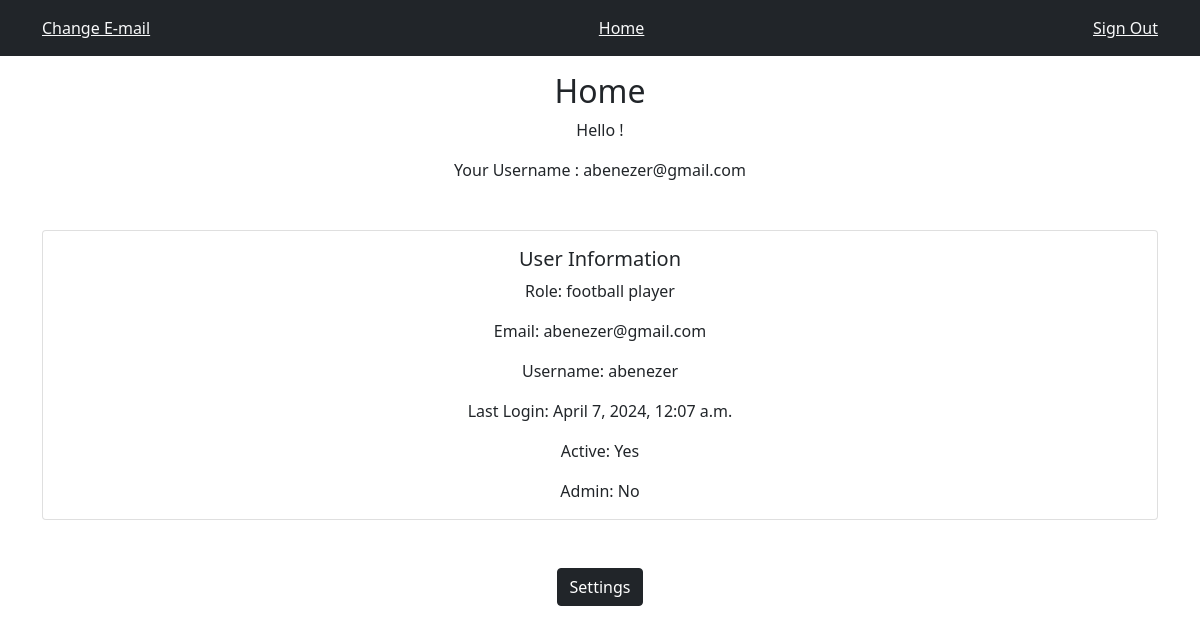
The page /home/ (signed in) on the database as committed earlier.
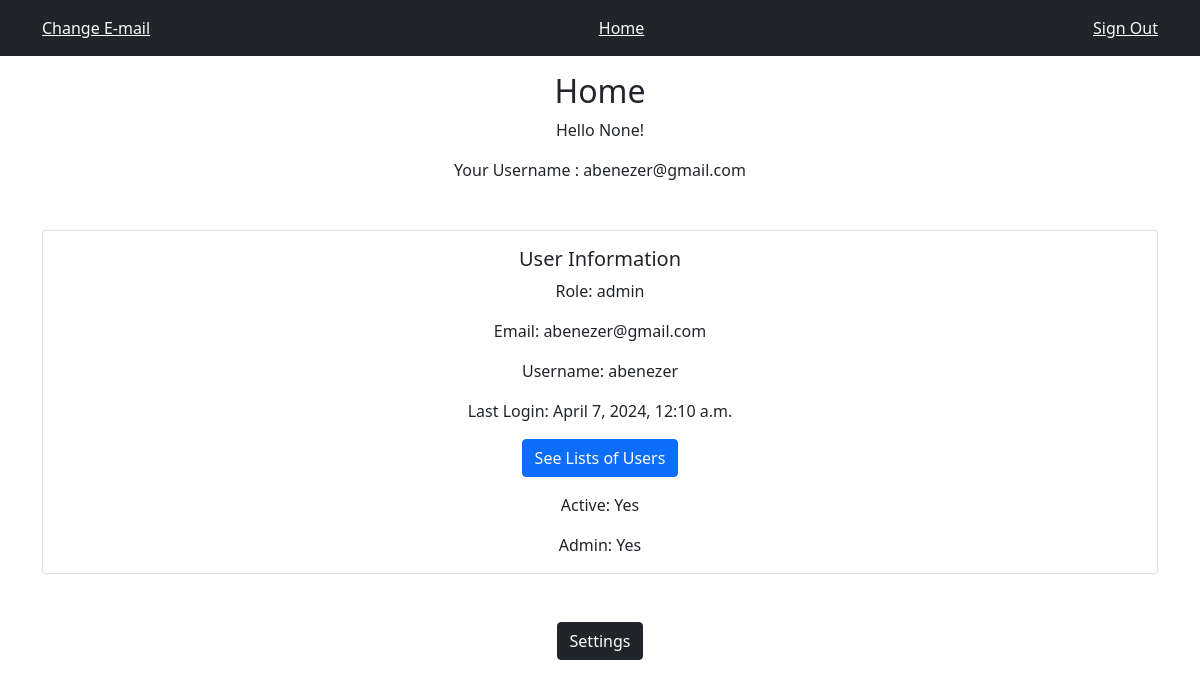
The same page on the database as committed later.
### authuser/models.py (models this page shows, shortened)
class User(AbstractBaseUser, PermissionsMixin):
    email = models.EmailField(unique=True)
    first_name = models.CharField(max_length=255, blank=True, null=True)
    last_name = models.CharField(max_length=255, blank=True, null=True)
    username = models.CharField(max_length=255, unique=True, blank=True, null=True)
    role = models.CharField(max_length=25, choices=CustomUserManager.Roles.choices, default=CustomUserManager.Roles.FOOTBALL_PLAYER)
    is_staff = models.BooleanField(default=False)
    is_superuser = models.BooleanField(default=False)
    is_active = models.BooleanField(default=True)
    created_at = models.DateTimeField(auto_now_add=True)
    objects = CustomUserManager()
    USERNAME_FIELD = 'email'
    EMAIL_FIELD = 'email'
    REQUIRED_FIELDS = []
    class Meta:
        verbose_name = 'User'
        verbose_name_plural = 'Users'
    def __str__(self):
        return self.email

### templates/dashboard/home.html (shortened to what this page needs)
{% extends 'account/base.html' %}
{% block content %}
<div class="text-center">
    <h2>Home</h2>
    <p>Hello {{ user.first_name }}!</p>
    <p>Your Username : {{ user }}</p>
    <div class="container">
        {% if user.is_authenticated %}
        <div class="card mt-5">
            <div class="card-body">
                <h5 class="card-title">User Information</h5>
                <p class="card-text">Role: {{ user.role }}</p>
                <p class="card-text">Email: {{ user.email }}</p>
                {% if user.username %}
                <p class="card-text">Username: {{ user.username }}</p>
                {% endif %}
                {% if user.last_login %}
                <p class="card-text">Last Login: {{ user.last_login }}</p>
                {% endif %}
                {% if user.role == 'admin' %}
                <a class="btn btn-primary mb-3" href="/auth/users">See Lists of Users</a>
                {% endif %}
                {% if user.is_active %}
                <p class="card-text">Active: Yes</p>
                {% endif %}
                {% if user.role == 'admin' %}
                <p class="card-text">Admin: Yes</p>
                {% else %}
                <p class="card-text">Admin: No</p>
                {% endif %}
            </div>
        </div>
        {% endif %}
    </div>
    <a class="btn btn-dark mt-5" href="{% url 'socialaccount_connections' %}">Settings</a>
</div>
{% endblock %}

### templates/account/base.html (shortened to what this page needs)
<!DOCTYPE html>
<html>
  <head>
    <link href="https://cdn.jsdelivr.net/npm/bootstrap@5.0.1/dist/css/bootstrap.min.css" rel="stylesheet">
  </head>
  <body>
    {% block body %}
    <div class="p-3 mb-3 bg-dark">
      <div class="container d-flex justify-content-between">
          {% if user.is_authenticated %}
          <div><a class="text-light" href="{% url 'account_email' %}">Change E-mail</a></div>
          <div><a class="text-light" href="{% url 'home' %}">Home</a></div>
          <div><a class="text-light" href="{% url 'account_logout' %}">Sign Out</a></div>
          {% else %}
          <div><a class="text-light" href="{% url 'account_login' %}">Sign In</a></div>
          <div><a class="text-light" href="{% url 'account_signup' %}">Sign Up</a></div>
          {% endif %}
      </div>
    </div>
    {% block content %}
    {% endblock %}
    {% endblock %}
  </body>
</html>

Rows that differ between the two databases and show on the page:
changed User "abenezer@gmail.com": first_name (not shown) → "None"; role "football player" → "admin"; last_login "April 7, 2024, 12:07 a.m." → "April 7, 2024, 12:10 a.m."
Other text that changed with them:
text no longer shown: "Admin: No"
text now shown: "See Lists of Users Admin: Yes"
